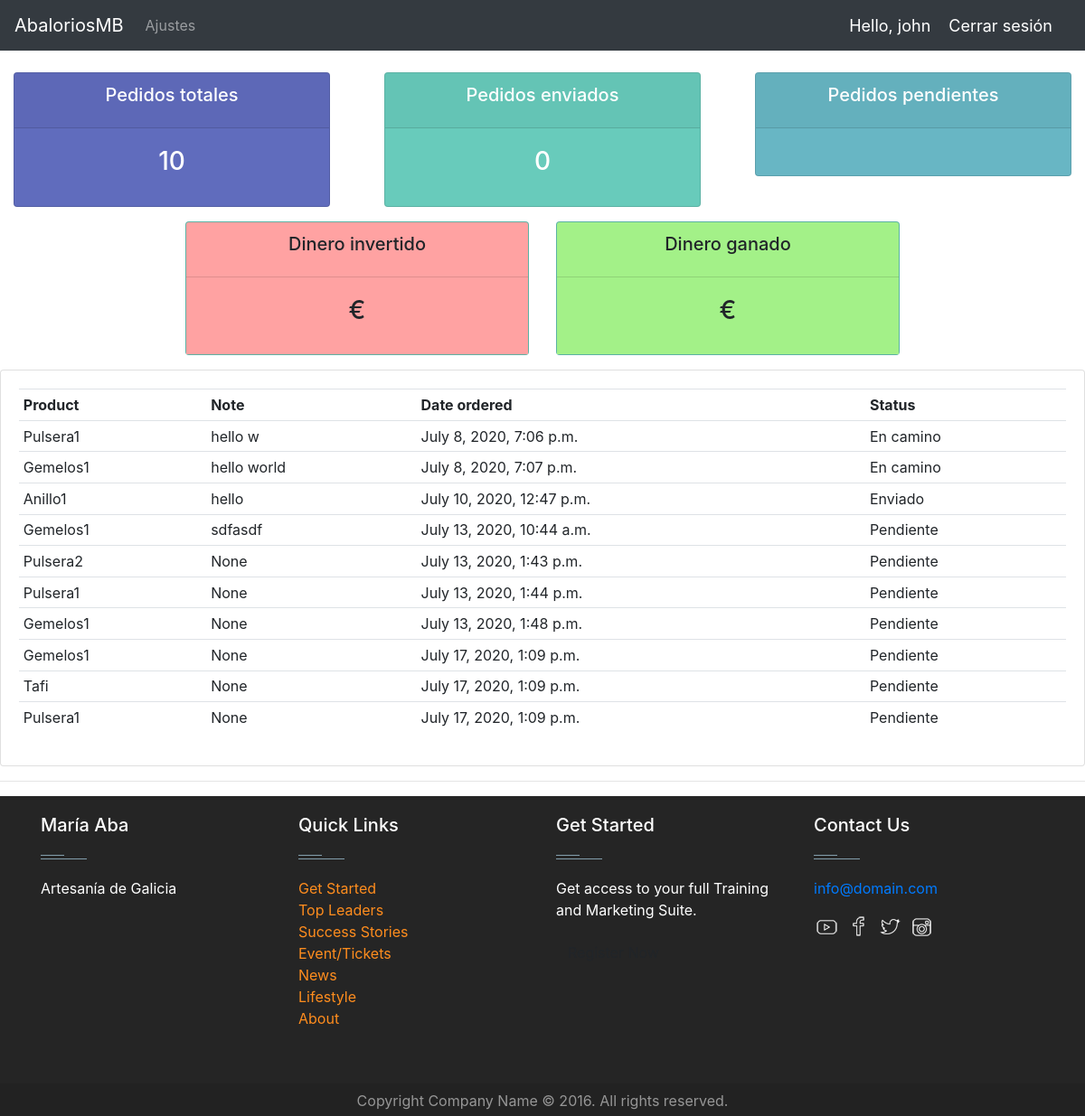
The page /user/ (signed in) on the database as committed earlier.
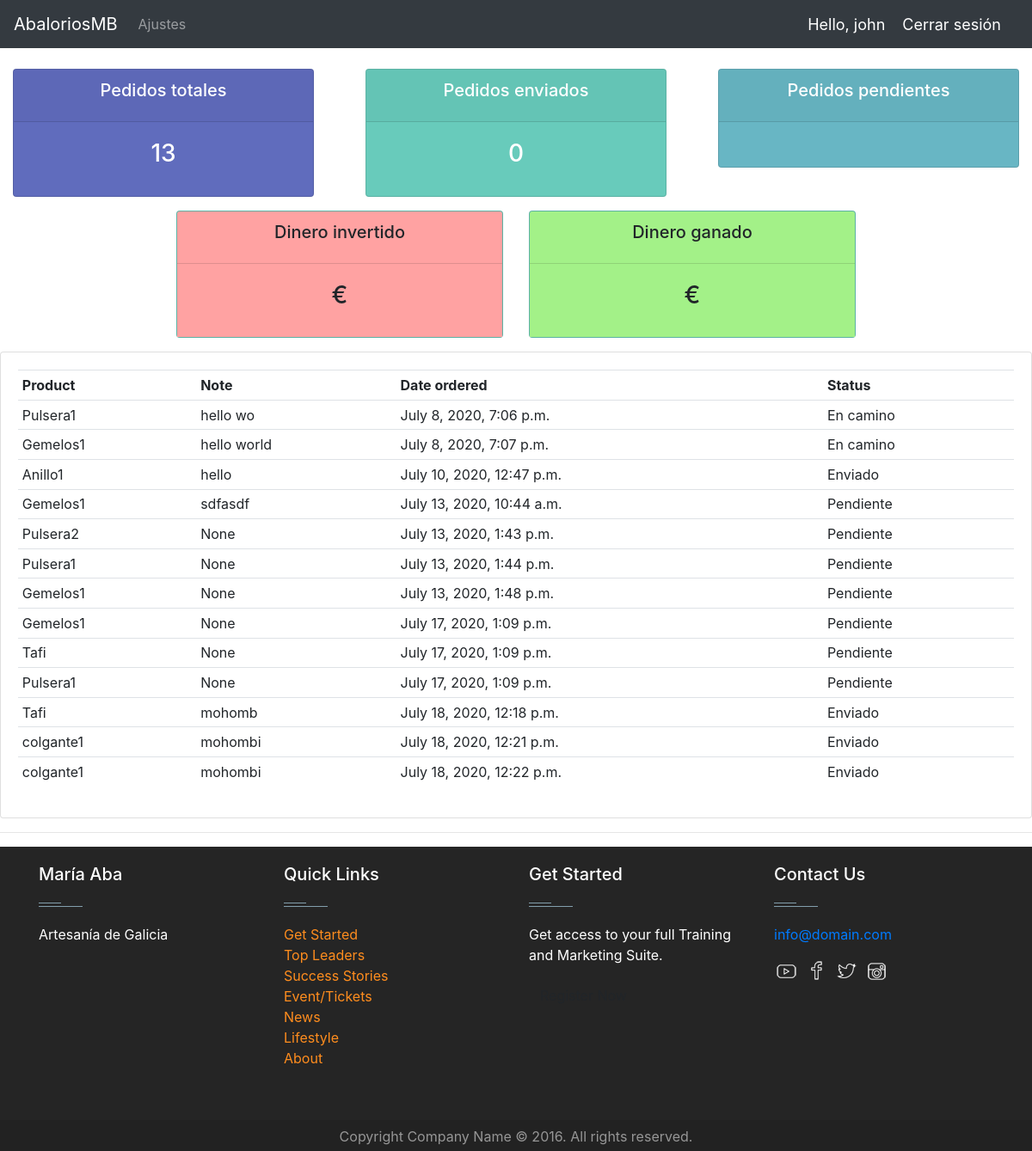
The same page on the database as committed later.
### jewels/models.py (models this page shows, shortened)
class Order(models.Model):
    STATUS = (
        ('Pendiente', 'Pendiente'),
        ('En camino', 'En camino'),
        ('Enviado', 'Enviado'),
    )
    customer = models.ForeignKey(Customer, null=True, on_delete=models.SET_NULL)
    product = models.ForeignKey(Product, null=True, on_delete=models.SET_NULL)
    date_created = models.DateTimeField(auto_now_add=True, null=True)
    status = models.CharField(max_length=200, null=True, choices=STATUS)
    note = models.CharField(max_length=1000, null=True)

class Product(models.Model):
    CATEGORY = (
        ('Pulsera', 'Pulsera'),
        ('Collar', 'Collar'),
        ('Gemelos', 'Gemelos'),
        ('Anillo', 'Anillo'),
        ('Llavero', 'Llavero'),
        ('Pendientes', 'Pendientes'),
        ('Brazalete', 'Brazalete'),
        ('Gargantilla', 'Gargantilla'),
        ('Colgante', 'Colgante'),
        ('Tobillera', 'Tobillera'),
    )
    name = models.CharField(max_length=200, null=True)
    product_pic = models.ImageField(default="", null=True, blank=True)
    category = models.CharField(max_length=200, null=True, choices=CATEGORY)
    size = models.FloatField(null=True)
    material = models.CharField(max_length=10000, null=True)
    cost_price = models.FloatField(null=True)
    sell_price = models.FloatField(null=True)
    description = models.CharField(max_length=1000, null=True, blank=True)
    units = models.IntegerField(null=True)
    date_created = models.DateTimeField(auto_now_add=True, null=True)
    def __str__(self):
        return self.name

### jewels/decorators.py (the view)
        def wrapper_func(request, *args, **kwargs):
            group = None
            if request.user.groups.exists():
                group = request.user.groups.all()[0].name
            if group in allowed_roles:
                return view_func(request, *args, **kwargs)
            else:
                return HttpResponse('You are not authorized to view this page')

### jewels/views.py (called while the page is built)
@login_required(login_url='login')
@allowed_users(allowed_roles=['customer'])
def userPage(request):
    orders = request.user.customer.order_set.all()
    total_orders = orders.count()
    delivered = orders.filter(status='Delivered').count()
    pending = orders.filter(status='Pending').count()
    context = {'orders': orders,
               'delivered': delivered,
               'pending': pending,
               'total_orders': total_orders
               }
    return render(request, 'jewels/user.html', context)

### jewels/templates/jewels/user.html
{% extends 'jewels/main.html' %}
{% block content %}
{% include 'jewels/status.html' %}
    <div class="row">
        <div class="col-md">
            <div class="card card-body">
                <table class="table table-sm">
                    <tr>
                        <th>Product</th>
                        <th>Note</th>
                        <th>Date ordered</th>
                        <th>Status</th>
                    </tr>
                    {% for order in orders %}
                        <tr>
                            <td>{{ order.product }}</td>
                            <td>{{ order.note }}</td>
                            <td>{{ order.date_created }}</td>
                            <td>{{ order.status }}</td>
                        </tr>
                    {% endfor %}
                </table>
            </div>
        </div>
    </div>
{% endblock %}

Rows that differ between the two databases and show on the page:
changed Order: note "hello w" → "hello wo"
added Order: product "Tafi", note "mohomb", date_created "July 18, 2020, 12:18 p.m.", status "Enviado"
added Order: product "colgante1", note "mohombi", date_created "July 18, 2020, 12:21 p.m.", status "Enviado"
added Order: product "colgante1", note "mohombi", date_created "July 18, 2020, 12:22 p.m.", status "Enviado"
Other text that changed with them:
{{ total_orders }}: "10" → "13"
